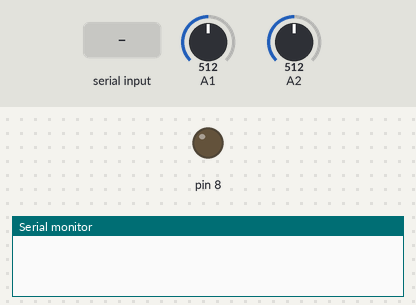
The sketch below on a simulated Arduino Uno, built with avr-gcc and run on an emulated ATmega328P. Parts: output pins drawn as LEDs (lit = HIGH), the last lines printed to the serial monitor. The test bench sets the inputs (shaded band); at power-on: A1 = 512, A2 = 512.

Above: at 1.2 s.
1.3 s: "z" received over Serial
At 2.7 s:
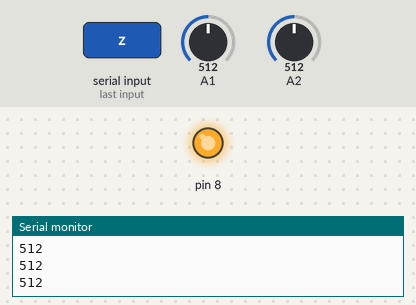
Timing chart, 0 to 4.3 s (numbered marks = the images above; inputs shaded):
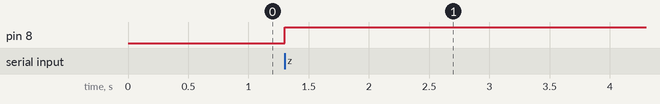

Measured:
- after the input at 1.3 s, pin 8: LOW → HIGH at once

The sketch:

arduino_sample.ino
```cpp
int v;
int i;
int x;

void setup()
{
  pinMode(8,OUTPUT);
  Serial.begin(9600);
}
void loop()
{
  char a;
  if (Serial.available() > 0)   //データをIDEから受信したら処理を始める
  {
    a = Serial.read();    //データを１バイト読み込む
    if (a =='z')
    {
      digitalWrite(8,HIGH);  //8番ピンから5V出力　スイッチ1,3オン　充電開始
      digitalWrite(0,LOW);   //0番ピンの電源オフ　スイッチ2オフ
      Measure();
    }
    if (a =='y')
    {
      digitalWrite(8,LOW);  //8晩ピンの電源オフ　スイッチ1,3オフ
      digitalWrite(0,HIGH);  //0晩ピンから5V出力　スイッチ2オン　放電開始
      dammymeasure();
    }
  }
}
void Measure()
{
  for(x=1; x<=100;x++)
  {
    v = analogRead(A1);
    i = analogRead(A2);
    Serial.println(v);
    Serial.println(i);
    delay(100);
  }
}
void dammymeasure()
{
  v = analogRead(A1);
    i = analogRead(A2);
    Serial.println(v);
    Serial.println(i);
    delay(100);
}
```
